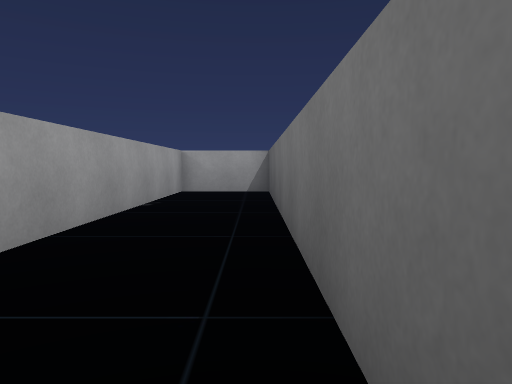
[1] (above)

23 first-person views from a walk through a Unity game level. The camera is 0.58 m above the floor, tilts 4° down and sees 70° across. The floor is counted in squares, 1 m on a side. Each view is taken from the middle of a square. On the plan, view 1 faces up. The plan holds only what a view shows up to about 10 squares ahead; the rest is blank. The player is left out.

[2]
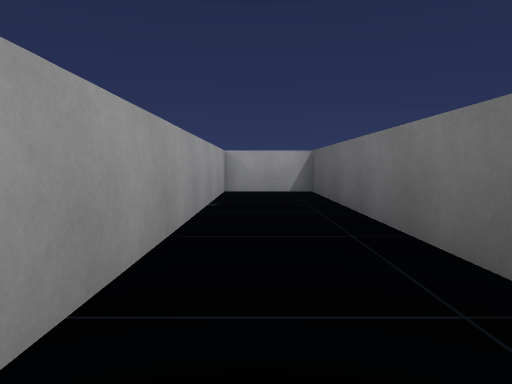

[3]
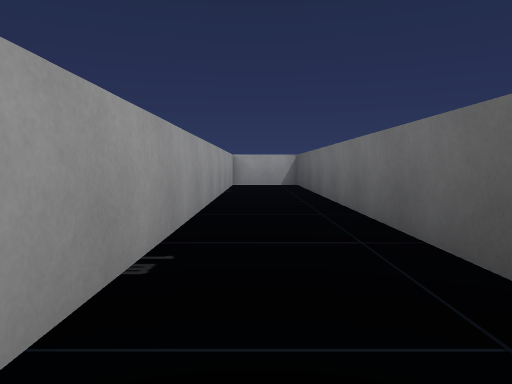

[4]
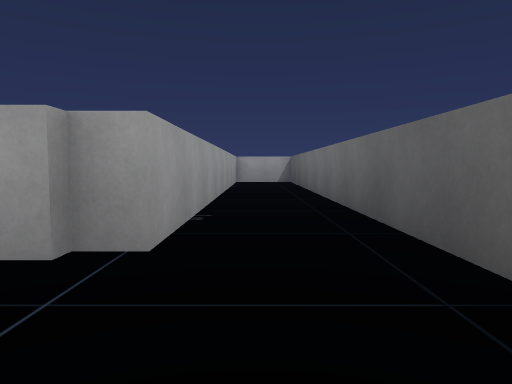

[5]
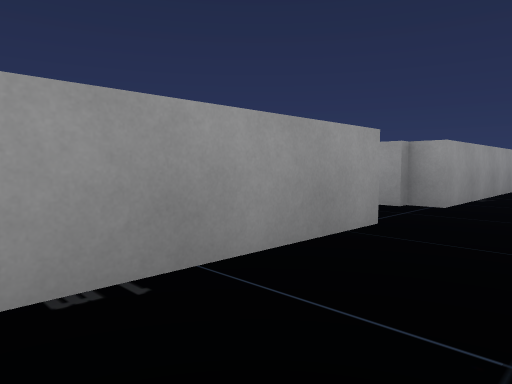

[6]
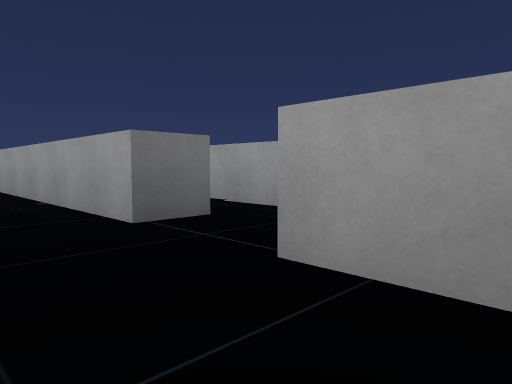

[7]
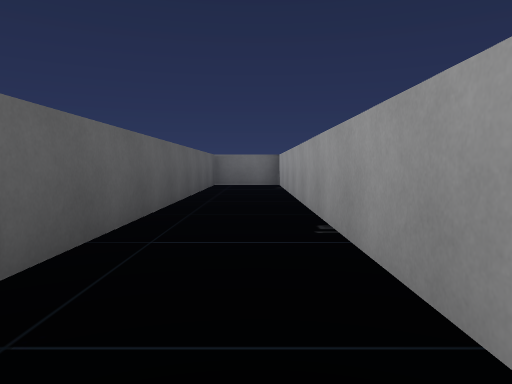

[8]
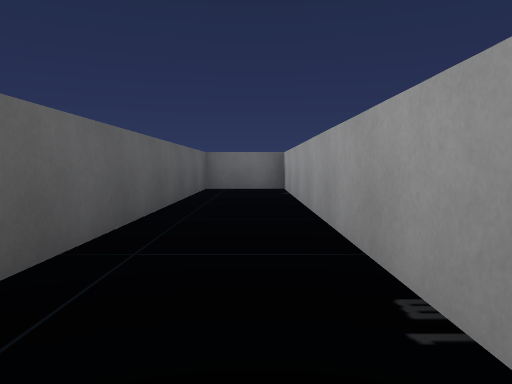

[9]
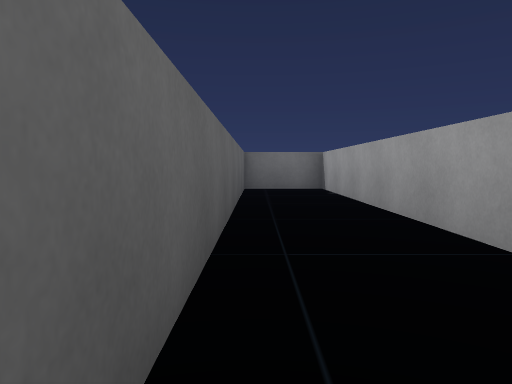

[10]
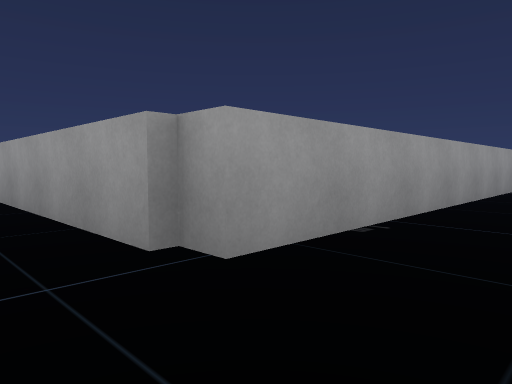

[11]
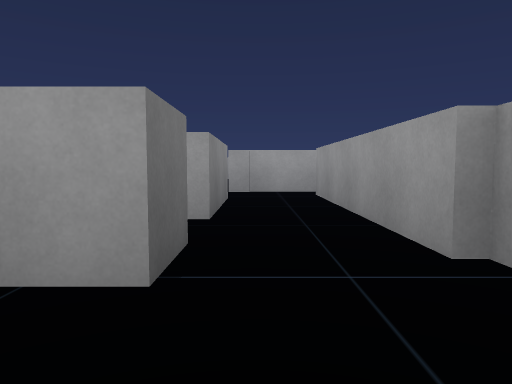

[12]
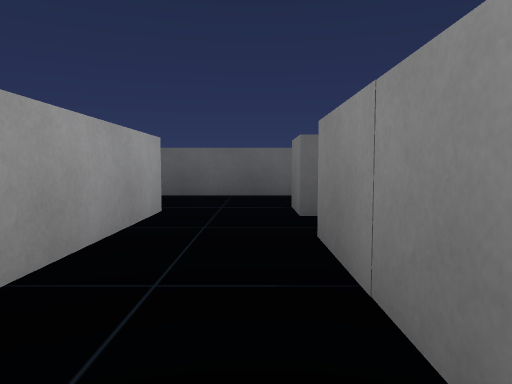

[13]
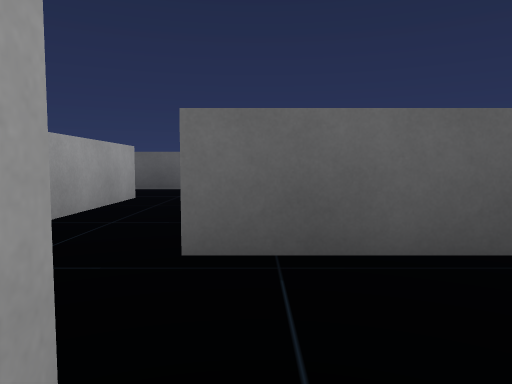

[14]
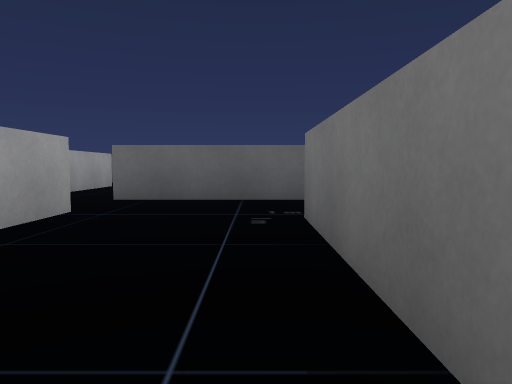

[15]
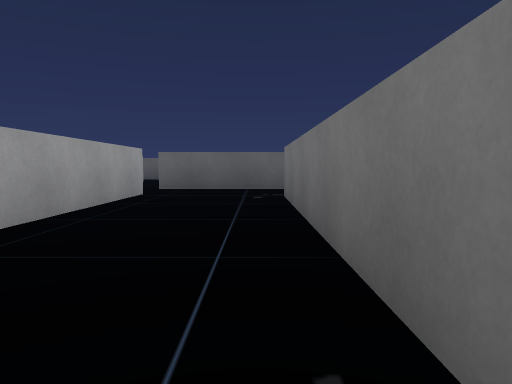

[16]
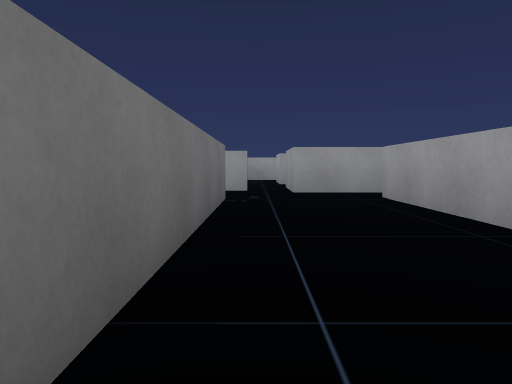

[17]
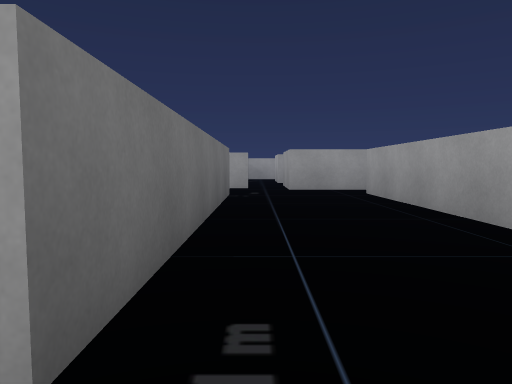

[18]
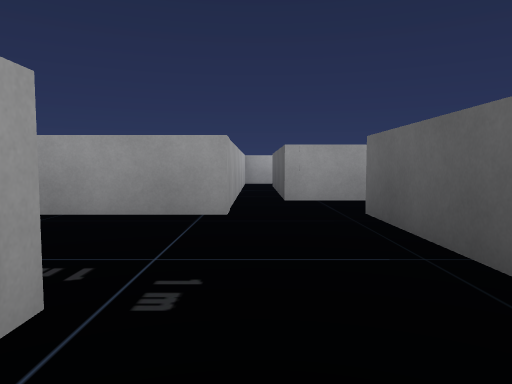

[19]
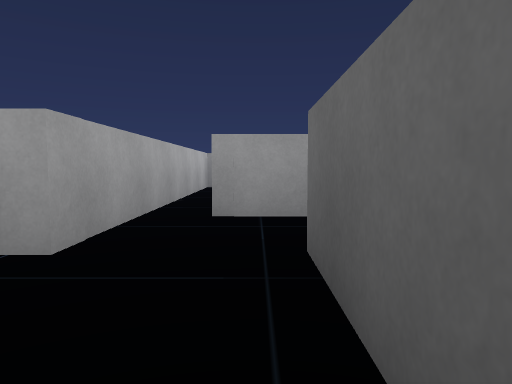

[20]
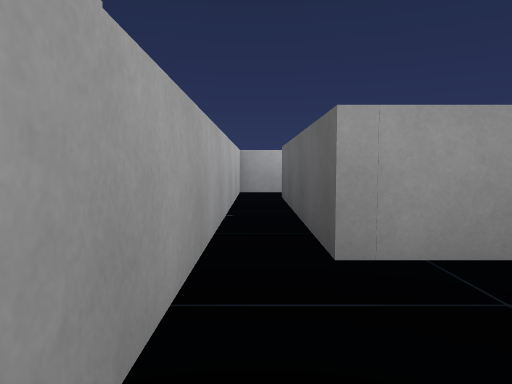

[21]
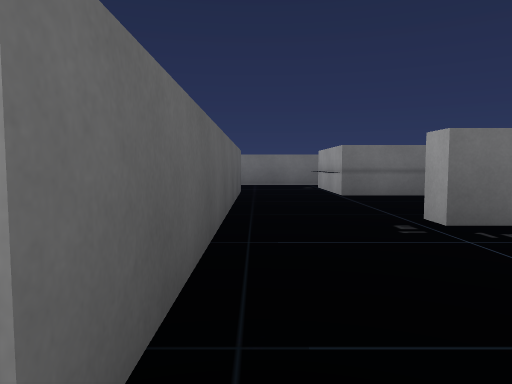

[22]
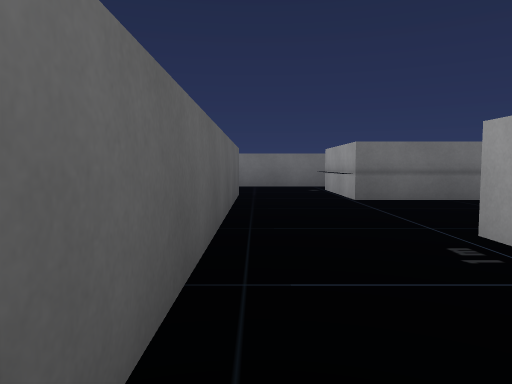

[23]
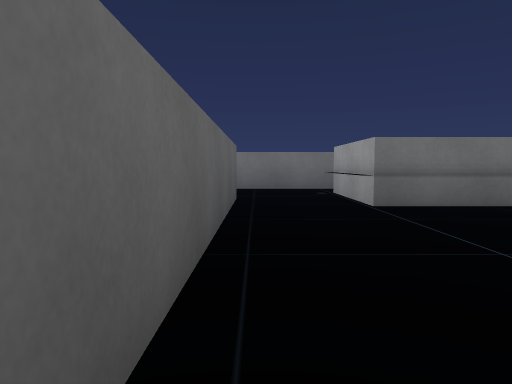

### Floor plan
Points are (right, up) in squares from view 1. A wall is a line through its corners. A room is listed if a view was taken in it or the views show most of it. See-through windows are left out.
Room 1 (views 1, 2, 3, 4, 5, 6, 7, 8, 9, 10, 11)
walls: (-2.8, -4.5) (-1.7, -4.5) (-1.7, -15.5) (0.3, -15.5) (0.3, 8.5) (-1.7, 8.5) (-1.7, -2.5) (-2.4, -2.5)
ways out: opening at (-2, -4)
Room 2 (views 12, 13, 14, 15, 16, 17, 19, 20, 21, 22, 23)
walls: (-15.6, -7.5) (-8.9, -7.5) (-8.9, -8.1); (-6.6, -8.5) (-6.6, -4.5) (-4, -4.5); (-17.1, -4.1) (-17.1, -6.2); (-17.7, -7.1) (-17.7, -7.8); (-3.4, -2.8) (-7.5, -2.8) (-7.5, 1.9); (-7.4, 3.2) (-8.3, 3.2) (-8.3, -4.6) (-15.9, -4.6)
ways out: opening at (-7.5, -8) to room 3; opening at (-3, -4); gap at (-18, -7)
Room 3 (view 18)
walls: (-11, -11.3) (-8.9, -11.3) (-8.9, -12.5); (-6.6, -12.5) (-6.6, -8.5)
ways out: opening at (-7.5, -8) to room 2

Positions as (right, up) in squares from view 1, and headings:
1: (0, 0), facing up
2: (-1, 0), facing up
3: (-1, -3), facing up
4: (-1, -5), facing up
5: (0, -8), facing up-left
6: (0, -1), facing down-left
7: (-1, -4), facing down
8: (-1, -6), facing down
9: (0, -6), facing down
10: (0, -4), facing up-left
11: (0, -4), facing left
12: (-7, -4), facing right
13: (-9, -5), facing right
14: (-13, -7), facing right
15: (-16, -7), facing right
16: (-9, -7), facing left
17: (-8, -7), facing left
18: (-8, -9), facing up
19: (-7, -7), facing up
20: (-8, -5), facing up
21: (-7, -4), facing down
22: (-7, -5), facing down
23: (-7, -6), facing down
